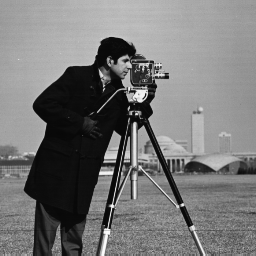
%> input picture propuestadesdecero.sim/sim_1/behav/xsim/cameraman.tif, 256 x 256 px
$ octave Pruebasdegradientes.m   (GNU Octave 9; MATLAB toolbox functions it lacks are replaced by stand-ins)
%> lines starting %> are read from the running program, lines starting %| are printed output that depends on the picture; long printed decimals are rounded
clc; clear; close all;
pkg load image

% Dimensiones de la imagen procesada
img_width = 32;
img_height = 32;

%%%%%%%%%%%%%%%%%%%%%%%%%%%%%%%%%%%%%%%%%%%%%%%%%%%%%%%%%%%%%%%%%%%%%%%%%%%%%%%%
%%Creacion de datos para comparar

% Leer la imagen
Im = imread('cameraman.tif');
%> Im is the input picture: size 256x256 uint8; min 7, max 253, mean 118.7
I = Im(50:150, 50:150, :);
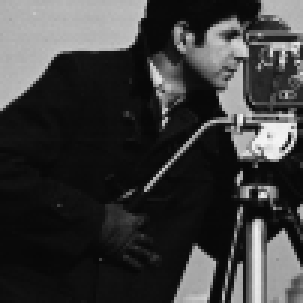
%> I: size 101x101 uint8 (shown 3 times larger); min 7, max 244, mean 59.6

% Redimensionar la imagen a 32x32 píxeles
I_resized = imresize(I, [32, 32]);

% Convertir la imagen a escala de grises si es necesario
if size(I_resized, 3) == 3
    I_gray = rgb2gray(I_resized);
else
    I_gray = I_resized;
end

% Convertir la imagen a uint8 para trabajar con valores de 8 bits
I_gray = uint8(I_gray);

% Ampliar la imagen en los bordes con ceros
I_padded = padarray(I_gray, [1 1], 0, 'both');

% Mostrar la imagen redimensionada y ampliada
figure;
imshow(I_padded, []);
title('Imagen Redimensionada a 32x32 con Bordes Ampliados');

% Guardar los datos de los píxeles en un archivo
fileID = fopen('pixeles.txt', 'w');
for i = 1:size(I_padded, 1)
    for j = 1:size(I_padded, 2)
        fprintf(fileID, '%08s\n', dec2bin(I_padded(i, j), 8));
    end
end
fclose(fileID);
disp('Archivo pixeles.txt generado correctamente.');

% Definir los filtros de Sobel
Gx = [0 0 0; -1 0 1; 0 0 0];
Gy = [0 -1 0; 0 0 0; 0 1 0];

% Aplicar los filtros de Sobel con la opción 'same'
gradX = conv2(double(I_gray), Gx, 'same');
gradY = conv2(double(I_gray), Gy, 'same');

% Calcular a y b
a = max(abs(gradX), abs(gradY));
b = min(abs(gradX), abs(gradY));

% Calcular la magnitud usando la fórmula proporcionada
magnitudes = max(0.875 * a + 0.5 * b, a);
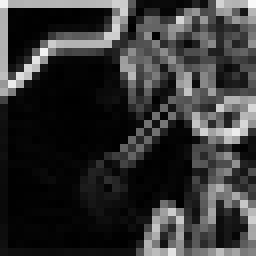
%> magnitudes: size 32x32 double (shown 8 times larger); min 0, max 249.2, mean 52.1

% Parámetros del HOG
cellSize = 8; % Tamaño de la celda
numBins = 9;  % Número de bins en el histograma
tanTheta = tand(linspace(0, 180, numBins + 1)); % Límites de los bines

% Inicializar el histograma
[h, w] = size(I_gray);
%> h = 32; w = 32
hog = zeros(h/cellSize, w/cellSize, numBins);

% Calcular el histograma para cada celda
for i = 1:cellSize:h
    for j = 1:cellSize:w
        cellMagnitudes = magnitudes(i:i+cellSize-1, j:j+cellSize-1);
        cellGradX = gradX(i:i+cellSize-1, j:j+cellSize-1);
        cellGradY = gradY(i:i+cellSize-1, j:j+cellSize-1);
        cellHistogram = zeros(1, numBins);
        for x = 1:cellSize
            for y = 1:cellSize
                gx = cellGradX(x, y);
                gy = cellGradY(x, y);
                mag = cellMagnitudes(x, y);
                for bin = 1:numBins
                    if gx * tanTheta(bin) < gy && gy < gx * tanTheta(bin + 1)
                        cellHistogram(bin) = cellHistogram(bin) + mag;
                        break;
                    end
                end
            end
        end
        hog(floor(i/cellSize)+1, floor(j/cellSize)+1, :) = cellHistogram;
    end
end
%> after the loop, cellHistogram = [107 317.2 210 451.8 2448.4 49 236.9 736.2 433.9]


%%%%%%%%%%%%%%%%%%%%%%%%%%%%%%%%%%%%%%%%%%%%%%%%%%%%%%%%%%%%%%%%%%%%%%%%%%%%%%%%
%% Evaluacion de gradX
gradx_vivado=zeros(img_width,img_height);
fileID = fopen('gradx.txt', 'r');  % Abre el archivo para lectura
if fileID == -1
    error('No se pudo abrir el archivo');
end

% Define el número de líneas a leer
numLines = 32*32;

% Inicializa la variable A
A = cell(numLines, 1);  % Usamos una celda para almacenar las líneas binarias

% Lee las 1024 líneas
for i = 1:1021
    A{i} = strtrim(fgetl(fileID));  % Lee una línea, elimina los espacios en blanco
    if length(A{i}) ~= 10
        error('Una de las líneas no tiene 9 caracteres. Verifica el archivo.');
    end
end

% Ahora convertimos cada línea (que es una cadena binaria) a un entero con signo
A_signed = zeros(numLines, 1);  % Prealocamos el vector de enteros con signo
cont=2;

for i = 1:1021
    % Convertimos cada línea de caracteres binarios a un número entero
    bin_str = A{i};  % Obtiene la cadena binaria (de 9 bits)

    % Si el primer bit es 1, es un número negativo (complemento a dos)
    if bin_str(1) == '1'
        % Convertir la cadena binaria a número entero sin signo
        unsigned_value = bin2dec(bin_str);
        % Convertir al valor con signo (complemento a dos)
        signed_value = unsigned_value - 2^10;  % 9 bits, restamos 2^9 para obtener el valor negativo
    else
        % Si el primer bit es 0, el número es positivo
        signed_value = bin2dec(bin_str);
    end

    % Guardamos el valor con signo en el arreglo
    A_signed(cont) = signed_value;
    cont++;
end


%%%%%%%%%%%%%%%%%%%%%%%%%%%%%%%%%%%%%%%%%%%%%%%%%%%%%%%%%%%%%%%%%%%%%%%%%%%%%%%%
%% Evaluacion GradY
grady_vivado=zeros(img_width,img_height);

fileID = fopen('grady.txt', 'r');  % Abre el archivo para lectura
if fileID == -1
    error('No se pudo abrir el archivo');
end


% Inicializa la variable B
B = cell(numLines, 1);  % Usamos una celda para almacenar las líneas binarias

% Lee las 1024 líneas
for i = 1:1021
    B{i} = strtrim(fgetl(fileID));  % Lee una línea, elimina los espacios en blanco
    if length(B{i}) ~= 10
        error('Una de las líneas no tiene 9 caracteres. Verifica el archivo.');
    end
end

% Ahora convertimos cada línea (que es una cadena binaria) a un entero con signo
B_signed = zeros(numLines, 1);  % Prealocamos el vector de enteros con signo
cont=2;

for i = 1:1021
    % Convertimos cada línea de caracteres binarios a un número entero
    bin_str = B{i};  % Obtiene la cadena binaria (de 9 bits)

    % Si el primer bit es 1, es un número negativo (complemento a dos)
    if bin_str(1) == '1'
        % Convertir la cadena binaria a número entero sin signo
        unsigned_value = bin2dec(bin_str);
        % Convertir al valor con signo (complemento a dos)
        signed_value = unsigned_value - 2^10;  % 9 bits, restamos 2^9 para obtener el valor negativo
    else
        % Si el primer bit es 0, el número es positivo
        signed_value = bin2dec(bin_str);
    end

    % Guardamos el valor con signo en el arreglo
    B_signed(cont) = signed_value;
    cont++;
end

% Muestra los resultados
%disp(A_signed);

fclose(fileID);  % Cierra el archivo


%%%%%%%%%%%%%%%%%%%%%%%%%%%%%%%%%%%%%%%%%%%%%%%%%%%%%%%%%%%%%%%%%%%%%%%%%%%%%%%%
%%  Proceso de comparacion de valores

cont=1;

for i=1:img_width
  for j=1:img_height
    gradx_vivado(i,j)=A_signed(cont);
    cont++;
  end
end

cont=1;

for i=1:img_width
  for j=1:img_height
    grady_vivado(i,j)=B_signed(cont);
    cont++;
  end
end


% Comparar los valores
diff = gradX - gradx_vivado;
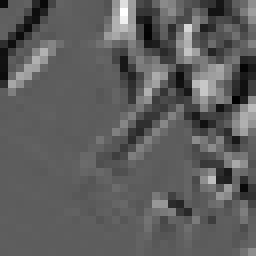
%> diff: size 32x32 double (shown 8 times larger); min -203, max 348, mean 0.2; drawn with min black and max white

% Mostrar métricas de comparación
max_diff = max(abs(diff(:)));
%> max_diff = 348
mean_diff = mean(abs(diff(:)));
%> mean_diff = 37.5

fprintf("Máxima diferencia: %d\n", max_diff);
%| Máxima diferencia: 348
fprintf("Diferencia media: %f\n", mean_diff);
%| Diferencia media: 37.498

% Visualizar diferencias
figure;
imagesc(abs(diff));
colorbar;
title("Diferencias absolutas entre gradx y gradx_vivado");
xlabel("Columnas");
ylabel("Filas");
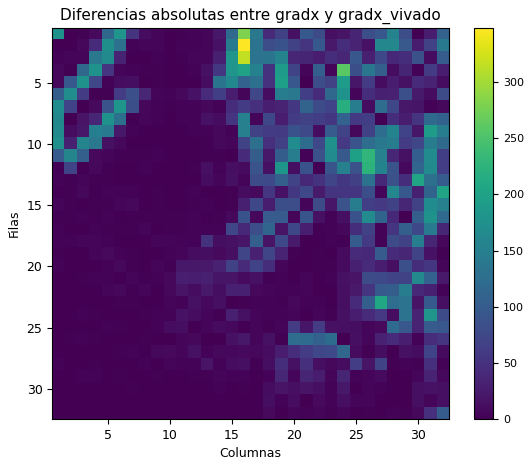
%> figure redrawn from the program's plot data

% Verificar tolerancia
tolerance = 1;
if all(abs(diff(:)) <= tolerance)
    fprintf("Todos los valores están dentro del margen de tolerancia (%d).\n", tolerance);
else
    fprintf("Hay valores fuera del margen de tolerancia (%d).\n", tolerance);
end


% Comparar los valores
diff = gradY - grady_vivado;

% Mostrar métricas de comparación
max_diff = max(abs(diff(:)));
%> max_diff = 366
mean_diff = mean(abs(diff(:)));
%> mean_diff = 39.83

fprintf("Máxima diferencia: %d\n", max_diff);
%| Máxima diferencia: 366
fprintf("Diferencia media: %f\n", mean_diff);
%| Diferencia media: 39.826

% Visualizar diferencias
figure;
imagesc(abs(diff));
colorbar;
title("Diferencias absolutas entre grady y grady_vivado");
xlabel("Columnas");
ylabel("Filas");
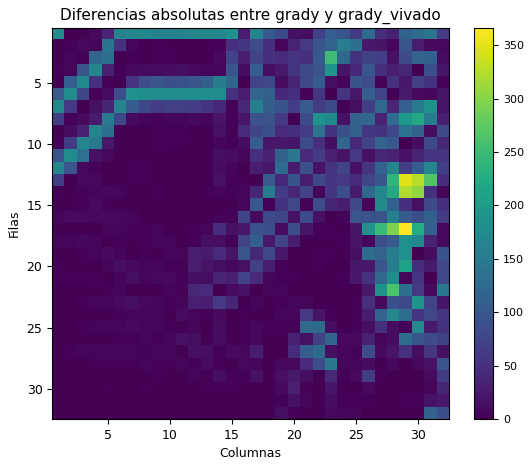
%> figure redrawn from the program's plot data

% Verificar tolerancia
tolerance = 1;
if all(abs(diff(:)) <= tolerance)
    fprintf("Todos los valores están dentro del margen de tolerancia (%d).\n", tolerance);
else
    fprintf("Hay valores fuera del margen de tolerancia (%d).\n", tolerance);
end


%%%%%%%%%%%%%%%%%%%%%%%%%%%%%%%%%%%%%%%%%%%%%%%%%%%%%%%%%%%%%%%%%%%%%%%%%%%%%%%
%% Manejo de datos de magnitud
fileID = fopen('magnitud.txt', 'r');  % Abre el archivo para lectura
if fileID == -1
    error('No se pudo abrir el archivo');
end


% Inicializa la variable A
m = cell(numLines, 1);  % Usamos una celda para almacenar las líneas binarias

% Lee las 1024 líneas
for i = 1:1021
    m{i} = strtrim(fgetl(fileID));  % Lee una línea, elimina los espacios en blanco
    if length(m{i}) ~= 10
        error('Una de las líneas no tiene 9 caracteres. Verifica el archivo.');
    end
end

% Ahora convertimos cada línea (que es una cadena binaria) a un entero con signo
M_signed = zeros(numLines, 1);  % Prealocamos el vector de enteros con signo
cont=2;

for i = 1:1021
    % Convertimos cada línea de caracteres binarios a un número entero
    bin_str = m{i};  % Obtiene la cadena binaria (de 9 bits)

    % Si el primer bit es 1, es un número negativo (complemento a dos)
    if bin_str(1) == '1'
        % Convertir la cadena binaria a número entero sin signo
        unsigned_value = bin2dec(bin_str);
        % Convertir al valor con signo (complemento a dos)
        signed_value = unsigned_value - 2^10;  % 9 bits, restamos 2^9 para obtener el valor negativo
    else
        % Si el primer bit es 0, el número es positivo
        signed_value = bin2dec(bin_str);
    end

    % Guardamos el valor con signo en el arreglo
    M_signed(cont) = signed_value;
    cont++;
end

% Muestra los resultados
%disp(A_signed);

fclose(fileID);  % Cierra el archivo

cont=1;
for i=1:img_width
  for j=1:img_height
    mag_vivado(i,j)=M_signed(cont);
    cont++;
  end
end

% Comparar los valores
diff = magnitudes - mag_vivado;
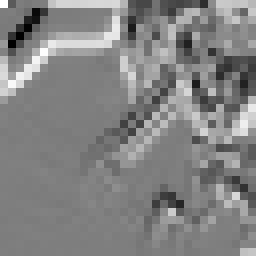
%> diff: size 32x32 double (shown 8 times larger); min -240, max 243.8, mean 8.8; drawn with min black and max white

% Mostrar métricas de comparación
max_diff = max(abs(diff(:)));
%> max_diff = 243.8
mean_diff = mean(abs(diff(:)));
%> mean_diff = 38.26

fprintf("Máxima diferencia: %d\n", max_diff);
%| Máxima diferencia: 243.75
fprintf("Diferencia media: %f\n", mean_diff);
%| Diferencia media: 38.259

% Visualizar diferencias
figure;
imagesc(abs(diff));
colorbar;
title("Diferencias absolutas entre magnitudes y mag_vivado");
xlabel("Columnas");
ylabel("Filas");
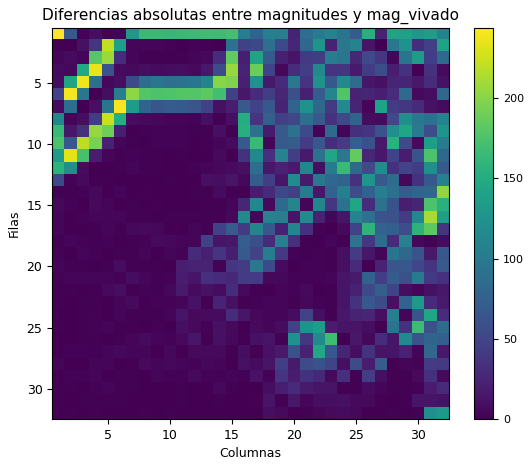
%> figure redrawn from the program's plot data

% Verificar tolerancia
tolerance = 1;
if all(abs(diff(:)) <= tolerance)
    fprintf("Todos los valores están dentro del margen de tolerancia (%d).\n", tolerance);
else
    fprintf("Hay valores fuera del margen de tolerancia (%d).\n", tolerance);
end
